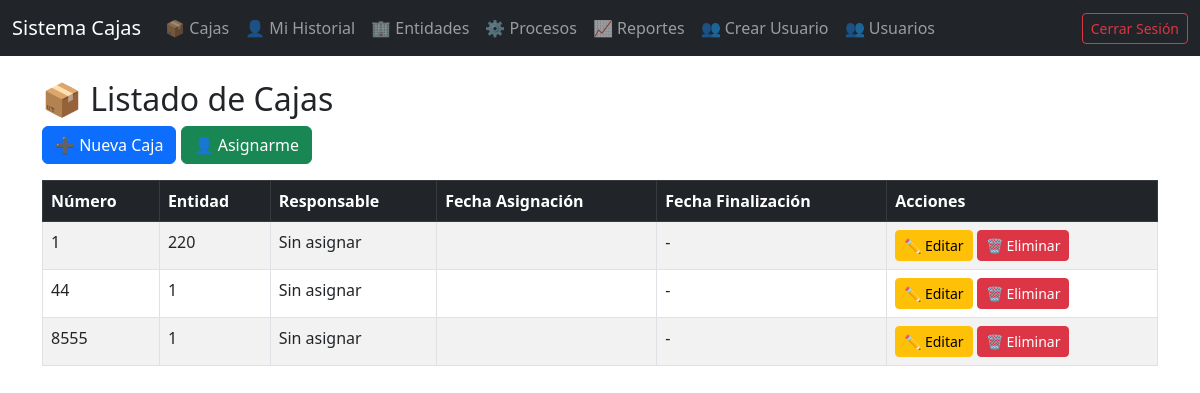
The page /cajas/ (signed in) on the database as committed earlier.
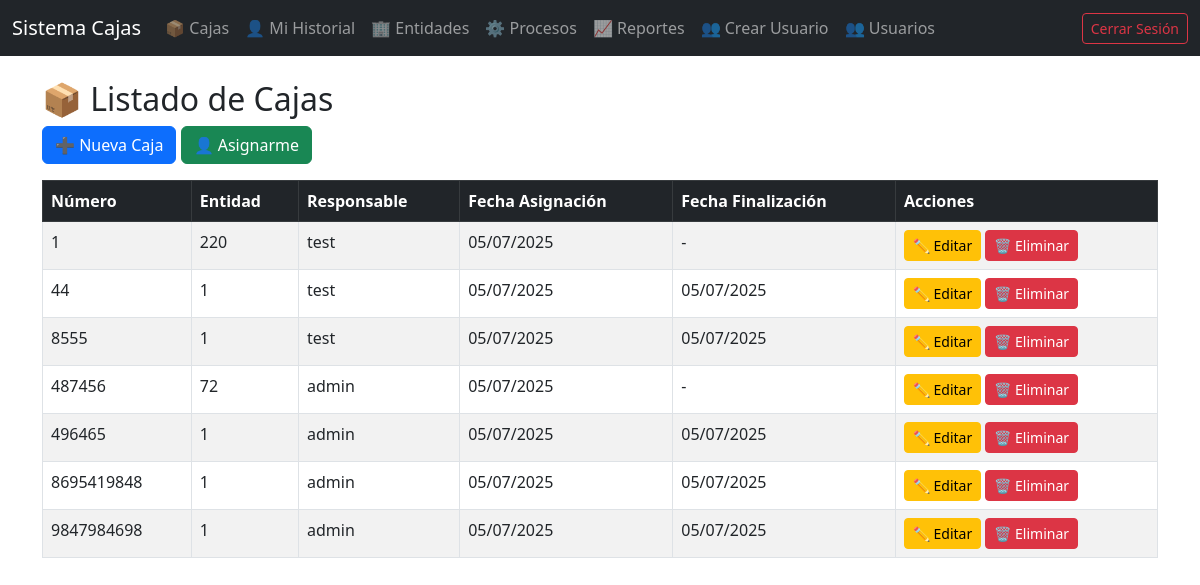
The same page on the database as committed later.
### cajas/models.py (models this page shows, shortened)
class Caja(models.Model):
    numero = models.CharField(max_length=20, unique=True)
    entidad = models.ForeignKey(Entidad, on_delete=models.SET_NULL, null=True, blank=True)
    responsable = models.ForeignKey(Usuario, on_delete=models.SET_NULL, null=True, blank=True)
    fecha_asignacion = models.DateField(null=True, blank=True)
    fecha_finalizacion = models.DateField(null=True, blank=True)

### entidades/models.py (models this page shows, shortened)
class Entidad(models.Model):
    nombre = models.CharField(max_length=100)
    proceso = models.ForeignKey(Proceso, on_delete=models.CASCADE)
    activa = models.BooleanField(default=False)

### usuarios/models.py (models this page shows)
class Usuario(AbstractUser):
    nombre = models.CharField(max_length=100)
    apellido = models.CharField(max_length=100)

### cajas/views.py (the view)
# urls.py: path('', views.lista_cajas, name='lista_cajas'),  # ← ESTA es la que falta
@login_required
def lista_cajas(request):
    cajas = Caja.objects.all()
    return render(request, 'cajas/lista.html', {'cajas': cajas})

### templates/cajas/lista.html (shortened to what this page needs)
{% extends 'base.html' %}
{% block content %}
<h2>📦 Listado de Cajas</h2>
{% if request.user.is_staff %}
<a href="{% url 'crear_caja' %}" class="btn btn-primary mb-3">➕ Nueva Caja</a>
{% endif %}
<a href="{% url 'asignar_caja' %}" id="btn-asignarme" class="btn btn-success mb-3">👤 Asignarme</a>
<table class="table table-striped table-bordered">
  <thead class="table-dark">
    <tr>
      <th>Número</th>
      <th>Entidad</th>
      <th>Responsable</th>
      <th>Fecha Asignación</th>
      <th>Fecha Finalización</th>
      {% if request.user.is_staff %}<th>Acciones</th>{% endif %}
    </tr>
  </thead>
  <tbody>
    {% for caja in cajas %}
    <tr>
      <td>{{ caja.numero }}</td>
      <td>{{ caja.entidad.nombre }}</td>
      <td>{{ caja.responsable.username|default:"Sin asignar" }}</td>
      <td>{{ caja.fecha_asignacion|date:"d/m/Y" }}</td>
      <td>{{ caja.fecha_finalizacion|date:"d/m/Y"|default:"-" }}</td>
      {% if request.user.is_staff %}
      <td>
        <a href="{% url 'editar_caja' caja.id %}" class="btn btn-warning btn-sm">✏️ Editar</a>
        <a href="{% url 'eliminar_caja' caja.id %}" class="btn btn-danger btn-sm">🗑️ Eliminar</a>
      </td>
      {% endif %}
    </tr>
    {% endfor %}
  </tbody>
</table>
{% endblock %}

Rows that differ between the two databases and show on the page:
changed Caja (number 1 of 7 on the later page): responsable.username "Sin asignar" → "test"; fecha_asignacion (not shown) → "05/07/2025"
changed Caja (number 2 of 7 on the later page): responsable.username "Sin asignar" → "test"; fecha_asignacion (not shown) → "05/07/2025"; fecha_finalizacion "-" → "05/07/2025"
changed Caja (number 3 of 7 on the later page): responsable.username "Sin asignar" → "test"; fecha_asignacion (not shown) → "05/07/2025"; fecha_finalizacion "-" → "05/07/2025"
added Caja: numero "487456", entidad.nombre "72", responsable.username "admin", fecha_asignacion "05/07/2025", fecha_finalizacion "-"
added Caja: numero "496465", entidad.nombre "1", responsable.username "admin", fecha_asignacion "05/07/2025", fecha_finalizacion "05/07/2025"
added Caja: numero "8695419848", entidad.nombre "1", responsable.username "admin", fecha_asignacion "05/07/2025", fecha_finalizacion "05/07/2025"
added Caja: numero "9847984698", entidad.nombre "1", responsable.username "admin", fecha_asignacion "05/07/2025", fecha_finalizacion "05/07/2025"
